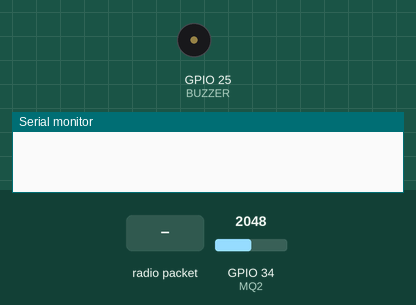
Recording of a sketch running on a simulated ESP32. Parts: buzzer (waves = sounding, pin HIGH), the last lines printed to the serial monitor. The inputs (shaded band) are chosen by the test bench; at power-on: GPIO 34 (MQ2) = 2048. Nothing arrives over Bluetooth unless stated.

Above: at 1.2 s.
1.3 s: GPIO 34 (MQ2) set to 2434
2.8 s: GPIO 34 (MQ2) set to 2531
At 2.9 s:
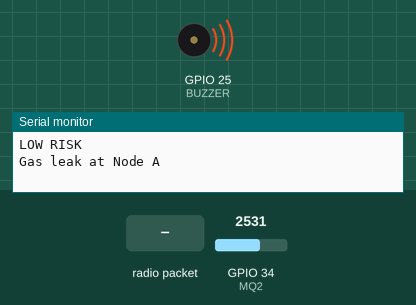
5.8 s: radio packet "N2_FIRE" arrives
At 6.9 s:
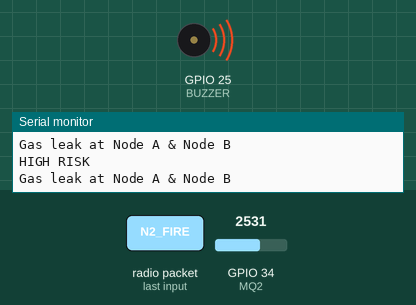
7.5 s: radio packet "N2_SAFE" arrives
At 10.4 s:
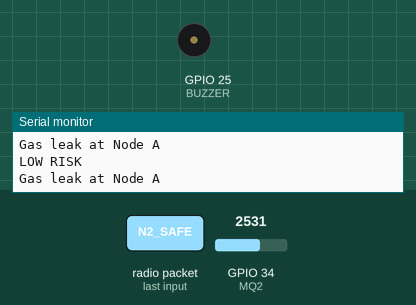
10.5 s: GPIO 34 (MQ2) set to 2460
At 11.2 s:
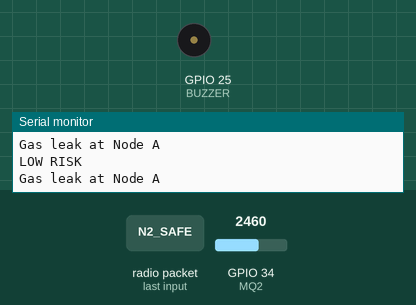
12.0 s: radio packet "N3_FIRE" arrives
At 12.5 s:
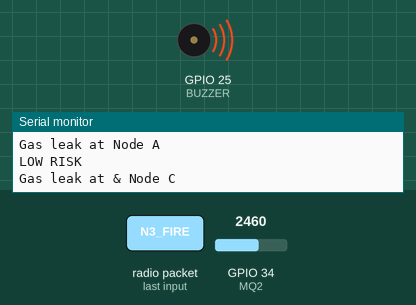
Timing chart, 0 to 16.0 s (numbered marks = the images above; inputs shaded):
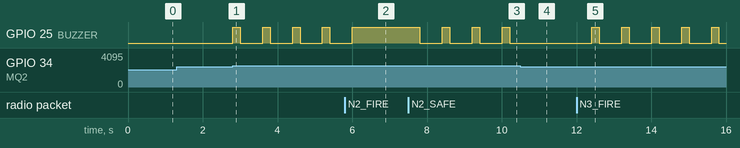

Measured:
- the behaviour switches between 2500 and 2501 on GPIO 34 (MQ2) (found by bisection; images 0 and 1)
- after the input at 1.3 s, every drawn part: stays the same
- after the input at 2.8 s, GPIO 25 (BUZZER): alternates HIGH for 0.20 s and LOW for 0.60 s, starting at once
- after the input at 5.8 s, GPIO 25 (BUZZER): goes on until 6.0 s, then stays HIGH
- after the input at 7.5 s, GPIO 25 (BUZZER): alternates HIGH for 0.20 s and LOW for 0.60 s, starting after 0.31 s
- after the input at 10.5 s, GPIO 25 (BUZZER): stops changing and stays LOW
- after the input at 12.0 s, GPIO 25 (BUZZER): alternates HIGH for 0.20 s and LOW for 0.60 s, starting after 0.41 s

The sketch:

Node_A.ino
```cpp
#include <WiFi.h>
#include <esp_now.h>
#include "BluetoothSerial.h"

BluetoothSerial SerialBT;

#define MQ2 34
#define BUZZER 25

// Node B & C
uint8_t nodeB[] = {0x1C, 0xC3, 0xAB, 0xC3, 0xD0, 0x24};
uint8_t nodeC[] = {0x1C, 0xC3, 0xAB, 0xC3, 0xEE, 0x70};

int threshold = 2500;
bool fireState = false;

bool n1=false, n2=false, n3=false;

// RECEIVE
void onReceive(const esp_now_recv_info *info, const uint8_t *data, int len) {
  String msg = String((char*)data);

  if(msg == "N2_FIRE") n2 = true;
  if(msg == "N3_FIRE") n3 = true;

  if(msg == "N2_SAFE") n2 = false;
  if(msg == "N3_SAFE") n3 = false;
}

void setup() {
  Serial.begin(115200);
  pinMode(BUZZER, OUTPUT);

  SerialBT.begin("FireAlert");

  WiFi.mode(WIFI_STA);
  esp_now_init();
  esp_now_register_recv_cb(onReceive);

  esp_now_peer_info_t p = {};
  memcpy(p.peer_addr, nodeB, 6);
  esp_now_add_peer(&p);

  memcpy(p.peer_addr, nodeC, 6);
  esp_now_add_peer(&p);
}

void loop() {
  int value = analogRead(MQ2);
  n1 = (value > threshold);

  // SEND
  if(n1 && !fireState){
    char msg[]="N1_FIRE";
    esp_now_send(nodeB,(uint8_t*)msg,sizeof(msg));
    esp_now_send(nodeC,(uint8_t*)msg,sizeof(msg));
    fireState=true;
  }

  if(!n1 && fireState){
    char msg[]="N1_SAFE";
    esp_now_send(nodeB,(uint8_t*)msg,sizeof(msg));
    esp_now_send(nodeC,(uint8_t*)msg,sizeof(msg));
    fireState=false;
  }

  int active = n1 + n2 + n3;

  // MESSAGE
  String msg = "Gas leak at ";
  if(n1) msg += "Node A ";
  if(n2) msg += "& Node B ";
  if(n3) msg += "& Node C ";

  // LOGIC
  if(active == 1){
    Serial.println("LOW RISK");
    Serial.println(msg);
    SerialBT.println("LOW RISK");
    SerialBT.println(msg);

    digitalWrite(BUZZER, HIGH);
    delay(200);
    digitalWrite(BUZZER, LOW);
    delay(200);
  }
  else if(active >= 2){
    Serial.println("HIGH RISK");
    Serial.println(msg);
    SerialBT.println("HIGH RISK");
    SerialBT.println(msg);

    digitalWrite(BUZZER, HIGH);
  }
  else{
    digitalWrite(BUZZER, LOW);
  }

  delay(400);
}
```
